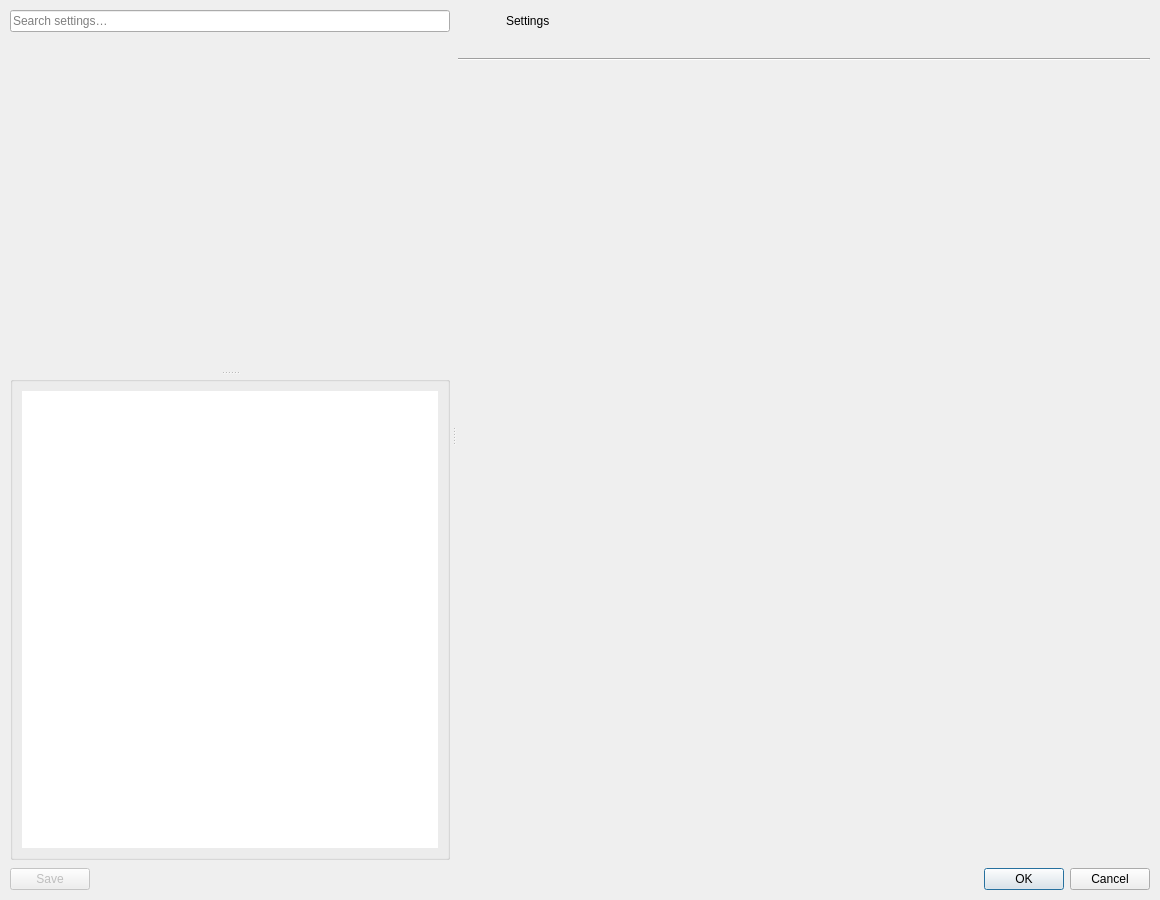
<?xml version="1.0" encoding="UTF-8"?>
<ui version="4.0">
 <class>SettingsDialog</class>
 <widget class="QDialog" name="SettingsDialog">
  <property name="geometry">
   <rect>
    <x>0</x>
    <y>0</y>
    <width>1160</width>
    <height>900</height>
   </rect>
  </property>
  <property name="minimumSize">
   <size>
    <width>640</width>
    <height>480</height>
   </size>
  </property>
  <property name="windowTitle">
   <string>Settings</string>
  </property>
  <layout class="QVBoxLayout" name="rootLayout">
   <property name="spacing"><number>8</number></property>
   <property name="leftMargin"><number>10</number></property>
   <property name="rightMargin"><number>10</number></property>
   <property name="topMargin"><number>10</number></property>
   <property name="bottomMargin"><number>10</number></property>
   <item>
    <widget class="QSplitter" name="mainSplitter">
     <property name="orientation"><enum>Qt::Orientation::Horizontal</enum></property>
     <property name="handleWidth"><number>8</number></property>
     <property name="childrenCollapsible"><bool>false</bool></property>
     <!-- ============================ LEFT: navigation rail ===================== -->
     <widget class="QWidget" name="navPane">
      <property name="minimumSize"><size><width>220</width><height>0</height></size></property>
      <property name="maximumSize"><size><width>440</width><height>16777215</height></size></property>
      <layout class="QVBoxLayout" name="navPaneLayout">
       <property name="spacing"><number>6</number></property>
       <property name="leftMargin"><number>0</number></property>
       <property name="topMargin"><number>0</number></property>
       <property name="rightMargin"><number>0</number></property>
       <property name="bottomMargin"><number>0</number></property>
       <item>
        <widget class="QLineEdit" name="settingsSearchEdit">
         <property name="clearButtonEnabled"><bool>true</bool></property>
         <property name="placeholderText"><string>Search settings…</string></property>
         <property name="toolTip"><string>Filter the categories below by setting name</string></property>
        </widget>
       </item>
       <item>
        <widget class="QSplitter" name="navSplitter">
         <property name="orientation"><enum>Qt::Orientation::Vertical</enum></property>
         <property name="handleWidth"><number>6</number></property>
         <property name="childrenCollapsible"><bool>false</bool></property>
         <widget class="CollectionsTreeShell" name="collectionsTreeShell" native="true">
          <property name="minimumSize"><size><width>0</width><height>150</height></size></property>
         </widget>
         <widget class="QGroupBox" name="categoryGroupBox">
          <property name="minimumSize"><size><width>0</width><height>140</height></size></property>
          <layout class="QVBoxLayout" name="categoryGroupLayout">
           <item>
            <widget class="QListWidget" name="categoryList">
             <property name="toolTip"><string>Choose a settings category</string></property>
             <property name="frameShape"><enum>QFrame::Shape::NoFrame</enum></property>
             <property name="alternatingRowColors"><bool>false</bool></property>
             <property name="iconSize"><size><width>22</width><height>22</height></size></property>
             <property name="spacing"><number>2</number></property>
             <property name="uniformItemSizes"><bool>false</bool></property>
            </widget>
           </item>
          </layout>
         </widget>
        </widget>
       </item>
      </layout>
     </widget>
     <!-- ============================ RIGHT: content pane ======================= -->
     <widget class="QWidget" name="contentPane">
      <layout class="QVBoxLayout" name="contentPaneLayout">
       <property name="spacing"><number>8</number></property>
       <property name="leftMargin"><number>0</number></property>
       <property name="topMargin"><number>0</number></property>
       <property name="rightMargin"><number>0</number></property>
       <property name="bottomMargin"><number>0</number></property>
       <item>
        <widget class="QWidget" name="contextHeader">
         <layout class="QHBoxLayout" name="contextHeaderLayout">
          <property name="spacing"><number>10</number></property>
          <property name="leftMargin"><number>2</number></property>
          <property name="topMargin"><number>2</number></property>
          <property name="rightMargin"><number>2</number></property>
          <property name="bottomMargin"><number>2</number></property>
          <item>
           <widget class="QLabel" name="contextIconLabel">
            <property name="minimumSize"><size><width>36</width><height>36</height></size></property>
            <property name="maximumSize"><size><width>36</width><height>36</height></size></property>
            <property name="scaledContents"><bool>true</bool></property>
            <property name="text"><string/></property>
           </widget>
          </item>
          <item>
           <layout class="QVBoxLayout" name="contextHeaderTextLayout">
            <property name="spacing"><number>0</number></property>
            <item>
             <widget class="QLabel" name="contextTitleLabel">
              <property name="text"><string>Settings</string></property>
             </widget>
            </item>
            <item>
             <widget class="QLabel" name="contextSubtitleLabel">
              <property name="text"><string/></property>
             </widget>
            </item>
           </layout>
          </item>
          <item>
           <spacer name="contextHeaderSpacer">
            <property name="orientation"><enum>Qt::Orientation::Horizontal</enum></property>
            <property name="sizeHint" stdset="0"><size><width>40</width><height>20</height></size></property>
           </spacer>
          </item>
         </layout>
        </widget>
       </item>
       <item>
        <widget class="Line" name="contextHeaderLine">
         <property name="orientation"><enum>Qt::Orientation::Horizontal</enum></property>
        </widget>
       </item>
       <item>
        <widget class="QStackedWidget" name="pageStack">
         <property name="currentIndex"><number>0</number></property>
         <!-- page 0 — Configuration -->
         <widget class="QScrollArea" name="configurationPage">
          <property name="widgetResizable"><bool>true</bool></property>
          <property name="frameShape"><enum>QFrame::Shape::NoFrame</enum></property>
          <widget class="QWidget" name="configurationPageContents">
           <layout class="QVBoxLayout" name="configurationPageLayout">
            <property name="leftMargin"><number>4</number></property>
            <property name="topMargin"><number>4</number></property>
            <property name="rightMargin"><number>6</number></property>
            <property name="bottomMargin"><number>4</number></property>
            <item><widget class="ConfigurationPanel" name="configurationPanel" native="true"/></item>
            <item><spacer name="configurationPageSpacer"><property name="orientation"><enum>Qt::Orientation::Vertical</enum></property><property name="sizeHint" stdset="0"><size><width>0</width><height>0</height></size></property></spacer></item>
           </layout>
          </widget>
         </widget>
         <!-- page 1 — Artwork -->
         <widget class="QScrollArea" name="artworkPage">
          <property name="widgetResizable"><bool>true</bool></property>
          <property name="frameShape"><enum>QFrame::Shape::NoFrame</enum></property>
          <widget class="QWidget" name="artworkPageContents">
           <layout class="QVBoxLayout" name="artworkPageLayout">
            <property name="leftMargin"><number>4</number></property>
            <property name="topMargin"><number>4</number></property>
            <property name="rightMargin"><number>6</number></property>
            <property name="bottomMargin"><number>4</number></property>
            <item><widget class="ArtworkTabPanel" name="artworkPanel" native="true"/></item>
            <item><spacer name="artworkPageSpacer"><property name="orientation"><enum>Qt::Orientation::Vertical</enum></property><property name="sizeHint" stdset="0"><size><width>0</width><height>0</height></size></property></spacer></item>
           </layout>
          </widget>
         </widget>
         <!-- page 2 — Appearance (two-column composite of six panels) -->
         <widget class="QScrollArea" name="appearancePage">
          <property name="widgetResizable"><bool>true</bool></property>
          <property name="frameShape"><enum>QFrame::Shape::NoFrame</enum></property>
          <widget class="QWidget" name="appearancePageContents">
           <layout class="QVBoxLayout" name="appearancePageLayout">
            <property name="spacing"><number>6</number></property>
            <property name="leftMargin"><number>4</number></property>
            <property name="topMargin"><number>4</number></property>
            <property name="rightMargin"><number>6</number></property>
            <property name="bottomMargin"><number>4</number></property>
            <item>
             <widget class="QLabel" name="appearanceLayoutHeader">
              <property name="font"><font><bold>true</bold></font></property>
              <property name="text"><string>Layout</string></property>
             </widget>
            </item>
            <item><widget class="AppearanceLayoutPanel" name="appearanceLayoutPanel" native="true"/></item>
            <item>
             <widget class="QLabel" name="appearanceTitlesHeader">
              <property name="font"><font><bold>true</bold></font></property>
              <property name="text"><string>Titles</string></property>
             </widget>
            </item>
            <item><widget class="AppearanceTitlesPanel" name="appearanceTitlesPanel" native="true"/></item>
            <item>
             <widget class="QLabel" name="appearanceColorsHeader">
              <property name="font"><font><bold>true</bold></font></property>
              <property name="text"><string>Colors</string></property>
             </widget>
            </item>
            <item><widget class="AppearanceColorsPanel" name="appearanceColorsPanel" native="true"/></item>
            <item>
             <widget class="QLabel" name="appearanceEffectsHeader">
              <property name="font"><font><bold>true</bold></font></property>
              <property name="text"><string>Effects</string></property>
             </widget>
            </item>
            <item><widget class="AppearanceEffectsPanel" name="appearanceEffectsPanel" native="true"/></item>
            <item>
             <widget class="QLabel" name="appearanceListHeader">
              <property name="font"><font><bold>true</bold></font></property>
              <property name="text"><string>List Mode</string></property>
             </widget>
            </item>
            <item><widget class="AppearanceListPanel" name="appearanceListPanel" native="true"/></item>
            <item>
             <widget class="QLabel" name="appearanceLogoHeader">
              <property name="font"><font><bold>true</bold></font></property>
              <property name="text"><string>Header Logo</string></property>
             </widget>
            </item>
            <item><widget class="AppearanceToolbarPanel" name="appearanceToolbarPanel" native="true"/></item>
            <item><spacer name="appearancePageSpacer"><property name="orientation"><enum>Qt::Orientation::Vertical</enum></property><property name="sizeHint" stdset="0"><size><width>0</width><height>0</height></size></property></spacer></item>
           </layout>
          </widget>
         </widget>
         <!-- page 3 — Launcher -->
         <widget class="QScrollArea" name="launcherPage">
          <property name="widgetResizable"><bool>true</bool></property>
          <property name="frameShape"><enum>QFrame::Shape::NoFrame</enum></property>
          <widget class="QWidget" name="launcherPageContents">
           <layout class="QVBoxLayout" name="launcherPageLayout">
            <property name="leftMargin"><number>4</number></property>
            <property name="topMargin"><number>4</number></property>
            <property name="rightMargin"><number>6</number></property>
            <property name="bottomMargin"><number>4</number></property>
            <item><widget class="LauncherTabPanel" name="launcherPanel" native="true"/></item>
            <item><spacer name="launcherPageSpacer"><property name="orientation"><enum>Qt::Orientation::Vertical</enum></property><property name="sizeHint" stdset="0"><size><width>0</width><height>0</height></size></property></spacer></item>
           </layout>
          </widget>
         </widget>
         <!-- page 4 — Subfolders -->
         <widget class="QScrollArea" name="subfoldersPage">
          <property name="widgetResizable"><bool>true</bool></property>
          <property name="frameShape"><enum>QFrame::Shape::NoFrame</enum></property>
          <widget class="QWidget" name="subfoldersPageContents">
           <layout class="QVBoxLayout" name="subfoldersPageLayout">
            <property name="leftMargin"><number>4</number></property>
            <property name="topMargin"><number>4</number></property>
            <property name="rightMargin"><number>6</number></property>
            <property name="bottomMargin"><number>4</number></property>
            <item><widget class="SubfoldersPanel" name="subfoldersPanel" native="true"/></item>
            <item><spacer name="subfoldersPageSpacer"><property name="orientation"><enum>Qt::Orientation::Vertical</enum></property><property name="sizeHint" stdset="0"><size><width>0</width><height>0</height></size></property></spacer></item>
           </layout>
          </widget>
         </widget>
         <!-- page 5 — Details Pane -->
         <widget class="QScrollArea" name="detailsPanePage">
          <property name="widgetResizable"><bool>true</bool></property>
          <property name="frameShape"><enum>QFrame::Shape::NoFrame</enum></property>
          <widget class="QWidget" name="detailsPanePageContents">
           <layout class="QVBoxLayout" name="detailsPanePageLayout">
            <property name="leftMargin"><number>4</number></property>
            <property name="topMargin"><number>4</number></property>
            <property name="rightMargin"><number>6</number></property>
            <property name="bottomMargin"><number>4</number></property>
            <item><widget class="SidebarPanel" name="sidebarPanel" native="true"/></item>
            <item><spacer name="detailsPanePageSpacer"><property name="orientation"><enum>Qt::Orientation::Vertical</enum></property><property name="sizeHint" stdset="0"><size><width>0</width><height>0</height></size></property></spacer></item>
           </layout>
          </widget>
         </widget>
         <!-- page 6 — General (general settings + configuration backup) -->
         <widget class="QScrollArea" name="generalPage">
          <property name="widgetResizable"><bool>true</bool></property>
          <property name="frameShape"><enum>QFrame::Shape::NoFrame</enum></property>
          <widget class="QWidget" name="generalPageContents">
           <layout class="QVBoxLayout" name="generalPageLayout">
            <property name="spacing"><number>10</number></property>
            <property name="leftMargin"><number>4</number></property>
            <property name="topMargin"><number>4</number></property>
            <property name="rightMargin"><number>6</number></property>
            <property name="bottomMargin"><number>4</number></property>
            <item><widget class="GeneralSettingsPanel" name="generalSettingsPanel" native="true"/></item>
            <item>
             <widget class="QGroupBox" name="backupGroupBox">
              <property name="title"><string>Configuration Backup</string></property>
              <layout class="QVBoxLayout" name="backupContentLayout">
               <item>
                <widget class="QLabel" name="backupDescriptionLabel">
                 <property name="wordWrap"><bool>true</bool></property>
                 <property name="text">
                  <string>Export your full Kartend configuration (general settings, all collections, and launcher presets) to a .cfg file in the config directory, or load a previously exported file. Loading replaces the active configuration; the previous one is preserved as kartend.cfg.bak.</string>
                 </property>
                </widget>
               </item>
               <item>
                <layout class="QHBoxLayout" name="backupExportLayout">
                 <item>
                  <widget class="QPushButton" name="exportConfigButton">
                   <property name="toolTip">
                    <string>Save the current Kartend configuration to a named .cfg file in the config directory</string>
                   </property>
                   <property name="text"><string>Export...</string></property>
                  </widget>
                 </item>
                 <item>
                  <spacer name="backupExportSpacer">
                   <property name="orientation"><enum>Qt::Orientation::Horizontal</enum></property>
                   <property name="sizeHint" stdset="0"><size><width>40</width><height>20</height></size></property>
                  </spacer>
                 </item>
                </layout>
               </item>
               <item>
                <layout class="QHBoxLayout" name="backupImportLayout">
                 <item>
                  <widget class="QLabel" name="importConfigLabel">
                   <property name="text"><string>Load profile:</string></property>
                  </widget>
                 </item>
                 <item>
                  <widget class="QComboBox" name="importConfigComboBox">
                   <property name="sizePolicy">
                    <sizepolicy hsizetype="Expanding" vsizetype="Fixed">
                     <horstretch>0</horstretch>
                     <verstretch>0</verstretch>
                    </sizepolicy>
                   </property>
                   <property name="toolTip">
                    <string>.cfg files found in the Kartend config directory. The currently active config is marked with "(active)".</string>
                   </property>
                  </widget>
                 </item>
                 <item>
                  <widget class="QPushButton" name="importConfigButton">
                   <property name="toolTip">
                    <string>Replace the active configuration with the selected profile (requires restart)</string>
                   </property>
                   <property name="text"><string>Load</string></property>
                  </widget>
                 </item>
                </layout>
               </item>
              </layout>
             </widget>
            </item>
            <item><spacer name="generalPageSpacer"><property name="orientation"><enum>Qt::Orientation::Vertical</enum></property><property name="sizeHint" stdset="0"><size><width>0</width><height>0</height></size></property></spacer></item>
           </layout>
          </widget>
         </widget>
         <!-- page 7 — Fonts -->
         <widget class="QScrollArea" name="fontsPage">
          <property name="widgetResizable"><bool>true</bool></property>
          <property name="frameShape"><enum>QFrame::Shape::NoFrame</enum></property>
          <widget class="QWidget" name="fontsPageContents">
           <layout class="QVBoxLayout" name="fontsPageLayout">
            <property name="leftMargin"><number>4</number></property>
            <property name="topMargin"><number>4</number></property>
            <property name="rightMargin"><number>6</number></property>
            <property name="bottomMargin"><number>4</number></property>
            <item><widget class="FontsPanel" name="fontsPanel" native="true"/></item>
            <item><spacer name="fontsPageSpacer"><property name="orientation"><enum>Qt::Orientation::Vertical</enum></property><property name="sizeHint" stdset="0"><size><width>0</width><height>0</height></size></property></spacer></item>
           </layout>
          </widget>
         </widget>
         <!-- page 8 — Splash -->
         <widget class="QScrollArea" name="splashPage">
          <property name="widgetResizable"><bool>true</bool></property>
          <property name="frameShape"><enum>QFrame::Shape::NoFrame</enum></property>
          <widget class="QWidget" name="splashPageContents">
           <layout class="QVBoxLayout" name="splashPageLayout">
            <property name="leftMargin"><number>4</number></property>
            <property name="topMargin"><number>4</number></property>
            <property name="rightMargin"><number>6</number></property>
            <property name="bottomMargin"><number>4</number></property>
            <item><widget class="SplashPanel" name="splashPanel" native="true"/></item>
            <item><spacer name="splashPageSpacer"><property name="orientation"><enum>Qt::Orientation::Vertical</enum></property><property name="sizeHint" stdset="0"><size><width>0</width><height>0</height></size></property></spacer></item>
           </layout>
          </widget>
         </widget>
         <!-- page 9 — Attract Mode -->
         <widget class="QScrollArea" name="attractPage">
          <property name="widgetResizable"><bool>true</bool></property>
          <property name="frameShape"><enum>QFrame::Shape::NoFrame</enum></property>
          <widget class="QWidget" name="attractPageContents">
           <layout class="QVBoxLayout" name="attractPageLayout">
            <property name="leftMargin"><number>4</number></property>
            <property name="topMargin"><number>4</number></property>
            <property name="rightMargin"><number>6</number></property>
            <property name="bottomMargin"><number>4</number></property>
            <item><widget class="AttractPanel" name="attractPanel" native="true"/></item>
            <item><spacer name="attractPageSpacer"><property name="orientation"><enum>Qt::Orientation::Vertical</enum></property><property name="sizeHint" stdset="0"><size><width>0</width><height>0</height></size></property></spacer></item>
           </layout>
          </widget>
         </widget>
         <!-- page 10 — Marquee -->
         <widget class="QScrollArea" name="marqueePage">
          <property name="widgetResizable"><bool>true</bool></property>
          <property name="frameShape"><enum>QFrame::Shape::NoFrame</enum></property>
          <widget class="QWidget" name="marqueePageContents">
           <layout class="QVBoxLayout" name="marqueePageLayout">
            <property name="leftMargin"><number>4</number></property>
            <property name="topMargin"><number>4</number></property>
            <property name="rightMargin"><number>6</number></property>
            <property name="bottomMargin"><number>4</number></property>
            <item><widget class="MarqueePanel" name="marqueePanel" native="true"/></item>
            <item><spacer name="marqueePageSpacer"><property name="orientation"><enum>Qt::Orientation::Vertical</enum></property><property name="sizeHint" stdset="0"><size><width>0</width><height>0</height></size></property></spacer></item>
           </layout>
          </widget>
         </widget>
         <!-- page 11 — Toolbar -->
         <widget class="QScrollArea" name="toolbarPage">
          <property name="widgetResizable"><bool>true</bool></property>
          <property name="frameShape"><enum>QFrame::Shape::NoFrame</enum></property>
          <widget class="QWidget" name="toolbarPageContents">
           <layout class="QVBoxLayout" name="toolbarPageLayout">
            <property name="leftMargin"><number>4</number></property>
            <property name="topMargin"><number>4</number></property>
            <property name="rightMargin"><number>6</number></property>
            <property name="bottomMargin"><number>4</number></property>
            <item><widget class="ToolbarPanel" name="toolbarPanel" native="true"/></item>
            <item><spacer name="toolbarPageSpacer"><property name="orientation"><enum>Qt::Orientation::Vertical</enum></property><property name="sizeHint" stdset="0"><size><width>0</width><height>0</height></size></property></spacer></item>
           </layout>
          </widget>
         </widget>
         <!-- page 12 — Controls -->
         <widget class="QScrollArea" name="controlsPage">
          <property name="widgetResizable"><bool>true</bool></property>
          <property name="frameShape"><enum>QFrame::Shape::NoFrame</enum></property>
          <widget class="QWidget" name="controlsPageContents">
           <layout class="QVBoxLayout" name="controlsPageLayout">
            <property name="leftMargin"><number>4</number></property>
            <property name="topMargin"><number>4</number></property>
            <property name="rightMargin"><number>6</number></property>
            <property name="bottomMargin"><number>4</number></property>
            <item><widget class="ControlsPanel" name="controlsPanel" native="true"/></item>
            <item><spacer name="controlsPageSpacer"><property name="orientation"><enum>Qt::Orientation::Vertical</enum></property><property name="sizeHint" stdset="0"><size><width>0</width><height>0</height></size></property></spacer></item>
           </layout>
          </widget>
         </widget>
         <!-- page 13 — Launchers (presets) -->
         <widget class="QScrollArea" name="launchersPage">
          <property name="widgetResizable"><bool>true</bool></property>
          <property name="frameShape"><enum>QFrame::Shape::NoFrame</enum></property>
          <widget class="QWidget" name="launchersPageContents">
           <layout class="QVBoxLayout" name="launchersPageLayout">
            <property name="leftMargin"><number>4</number></property>
            <property name="topMargin"><number>4</number></property>
            <property name="rightMargin"><number>6</number></property>
            <property name="bottomMargin"><number>4</number></property>
            <item><widget class="LauncherPresetsPanel" name="launcherPresetsPanel" native="true"/></item>
            <item><spacer name="launchersPageSpacer"><property name="orientation"><enum>Qt::Orientation::Vertical</enum></property><property name="sizeHint" stdset="0"><size><width>0</width><height>0</height></size></property></spacer></item>
           </layout>
          </widget>
         </widget>
         <!-- page 14 — Scrapers (one section per provider) -->
         <widget class="QScrollArea" name="scrapersPage">
          <property name="widgetResizable"><bool>true</bool></property>
          <property name="frameShape"><enum>QFrame::Shape::NoFrame</enum></property>
          <widget class="QWidget" name="scrapersPageContents">
           <layout class="QVBoxLayout" name="scrapersPageLayout">
            <property name="spacing"><number>6</number></property>
            <property name="leftMargin"><number>4</number></property>
            <property name="topMargin"><number>4</number></property>
            <property name="rightMargin"><number>6</number></property>
            <property name="bottomMargin"><number>4</number></property>
            <item>
             <widget class="QLabel" name="scraperScreenScraperHeader">
              <property name="font"><font><bold>true</bold></font></property>
              <property name="text"><string>ScreenScraper</string></property>
             </widget>
            </item>
            <item><widget class="ScraperCredentialsPanel" name="screenScraperCredentialsPanel" native="true"/></item>
            <item><widget class="ScraperSettingsPanel" name="scraperSettingsPanel" native="true"/></item>
            <item>
             <widget class="QLabel" name="scraperMusicBrainzHeader">
              <property name="font"><font><bold>true</bold></font></property>
              <property name="text"><string>MusicBrainz</string></property>
             </widget>
            </item>
            <item>
             <widget class="QLabel" name="musicBrainzPlaceholder">
              <property name="wordWrap"><bool>true</bool></property>
              <property name="text">
               <string>MusicBrainz uses a fixed 1 req/sec policy per the provider's terms of service. No tunable performance options, and no credentials are required for public lookups.</string>
              </property>
             </widget>
            </item>
            <item>
             <widget class="QLabel" name="scraperOpenLibraryHeader">
              <property name="font"><font><bold>true</bold></font></property>
              <property name="text"><string>OpenLibrary</string></property>
             </widget>
            </item>
            <item>
             <widget class="QLabel" name="openLibraryPlaceholder">
              <property name="wordWrap"><bool>true</bool></property>
              <property name="text">
               <string>OpenLibrary requires no credentials and has no documented per-key concurrency cap. The active per-host throttle for openlibrary.org / covers.openlibrary.org is fixed at conservative defaults to respect their public-API policy.</string>
              </property>
             </widget>
            </item>
            <item>
             <widget class="QLabel" name="scraperTmdbHeader">
              <property name="font"><font><bold>true</bold></font></property>
              <property name="text"><string>TMDB</string></property>
             </widget>
            </item>
            <item><widget class="ScraperCredentialsPanel" name="tmdbCredentialsPanel" native="true"/></item>
            <item>
             <widget class="QLabel" name="tmdbPlaceholder">
              <property name="wordWrap"><bool>true</bool></property>
              <property name="text">
               <string>No tunable performance options yet — TMDB's documented rate limit is generous and the built-in throttle stays well under it.</string>
              </property>
             </widget>
            </item>
            <item><spacer name="scrapersPageSpacer"><property name="orientation"><enum>Qt::Orientation::Vertical</enum></property><property name="sizeHint" stdset="0"><size><width>0</width><height>0</height></size></property></spacer></item>
           </layout>
          </widget>
         </widget>
        </widget>
       </item>
      </layout>
     </widget>
    </widget>
   </item>
   <item>
    <layout class="QHBoxLayout" name="buttonRow">
     <item>
      <widget class="QPushButton" name="saveButton">
       <property name="enabled"><bool>false</bool></property>
       <property name="text"><string>Save</string></property>
       <property name="icon"><iconset theme="document-save"/></property>
       <property name="toolTip">
        <string>Save changes to the selected collection and to the application settings</string>
       </property>
      </widget>
     </item>
     <item>
      <spacer name="buttonRowSpacer">
       <property name="orientation"><enum>Qt::Orientation::Horizontal</enum></property>
       <property name="sizeHint" stdset="0"><size><width>40</width><height>20</height></size></property>
      </spacer>
     </item>
     <item>
      <widget class="QDialogButtonBox" name="buttonBox">
       <property name="orientation"><enum>Qt::Orientation::Horizontal</enum></property>
       <property name="standardButtons">
        <set>QDialogButtonBox::StandardButton::Cancel|QDialogButtonBox::StandardButton::Ok</set>
       </property>
      </widget>
     </item>
    </layout>
   </item>
  </layout>
 </widget>
 <customwidgets>
  <customwidget>
   <class>CollectionsTreeShell</class>
   <extends>QWidget</extends>
   <header>collectionstreeshell.h</header>
   <container>1</container>
  </customwidget>
  <customwidget>
   <class>LauncherPresetsPanel</class>
   <extends>QWidget</extends>
   <header>launcherpresetspanel.h</header>
   <container>1</container>
  </customwidget>
  <customwidget>
   <class>SidebarPanel</class>
   <extends>QWidget</extends>
   <header>sidebarpanel.h</header>
   <container>1</container>
  </customwidget>
  <customwidget>
   <class>FontsPanel</class>
   <extends>QWidget</extends>
   <header>fontspanel.h</header>
   <container>1</container>
  </customwidget>
  <customwidget>
   <class>SplashPanel</class>
   <extends>QWidget</extends>
   <header>splashpanel.h</header>
   <container>1</container>
  </customwidget>
  <customwidget>
   <class>AttractPanel</class>
   <extends>QWidget</extends>
   <header>attractpanel.h</header>
   <container>1</container>
  </customwidget>
  <customwidget>
   <class>MarqueePanel</class>
   <extends>QWidget</extends>
   <header>marqueepanel.h</header>
   <container>1</container>
  </customwidget>
  <customwidget>
   <class>ToolbarPanel</class>
   <extends>QWidget</extends>
   <header>toolbarpanel.h</header>
   <container>1</container>
  </customwidget>
  <customwidget>
   <class>GeneralSettingsPanel</class>
   <extends>QWidget</extends>
   <header>generalsettingspanel.h</header>
   <container>1</container>
  </customwidget>
  <customwidget>
   <class>ScraperSettingsPanel</class>
   <extends>QWidget</extends>
   <header>scrapersettingspanel.h</header>
   <container>1</container>
  </customwidget>
  <customwidget>
   <class>ScraperCredentialsPanel</class>
   <extends>QWidget</extends>
   <header>scrapercredentialspanel.h</header>
   <container>1</container>
  </customwidget>
  <customwidget>
   <class>ControlsPanel</class>
   <extends>QWidget</extends>
   <header>controlspanel.h</header>
   <container>1</container>
  </customwidget>
  <customwidget>
   <class>SubfoldersPanel</class>
   <extends>QWidget</extends>
   <header>subfolderspanel.h</header>
   <container>1</container>
  </customwidget>
  <customwidget>
   <class>ArtworkTabPanel</class>
   <extends>QWidget</extends>
   <header>artworktabpanel.h</header>
   <container>1</container>
  </customwidget>
  <customwidget>
   <class>ConfigurationPanel</class>
   <extends>QWidget</extends>
   <header>configurationpanel.h</header>
   <container>1</container>
  </customwidget>
  <customwidget>
   <class>LauncherTabPanel</class>
   <extends>QWidget</extends>
   <header>launchertabpanel.h</header>
   <container>1</container>
  </customwidget>
  <customwidget>
   <class>AppearanceListPanel</class>
   <extends>QWidget</extends>
   <header>appearancelistpanel.h</header>
   <container>1</container>
  </customwidget>
  <customwidget>
   <class>AppearanceToolbarPanel</class>
   <extends>QWidget</extends>
   <header>appearancetoolbarpanel.h</header>
   <container>1</container>
  </customwidget>
  <customwidget>
   <class>AppearanceTitlesPanel</class>
   <extends>QWidget</extends>
   <header>appearancetitlespanel.h</header>
   <container>1</container>
  </customwidget>
  <customwidget>
   <class>AppearanceEffectsPanel</class>
   <extends>QWidget</extends>
   <header>appearanceeffectspanel.h</header>
   <container>1</container>
  </customwidget>
  <customwidget>
   <class>AppearanceLayoutPanel</class>
   <extends>QWidget</extends>
   <header>appearancelayoutpanel.h</header>
   <container>1</container>
  </customwidget>
  <customwidget>
   <class>AppearanceColorsPanel</class>
   <extends>QWidget</extends>
   <header>appearancecolorspanel.h</header>
   <container>1</container>
  </customwidget>
 </customwidgets>
 <resources/>
 <connections/>
</ui>
